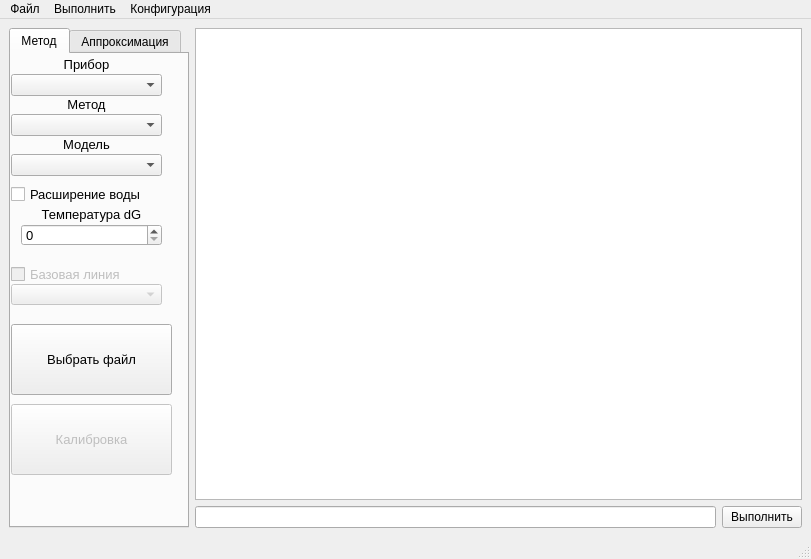
<?xml version="1.0" encoding="UTF-8"?>
<ui version="4.0">
 <class>MainWindow</class>
 <widget class="QMainWindow" name="MainWindow">
  <property name="geometry">
   <rect>
    <x>0</x>
    <y>0</y>
    <width>811</width>
    <height>559</height>
   </rect>
  </property>
  <property name="sizePolicy">
   <sizepolicy hsizetype="Preferred" vsizetype="Preferred">
    <horstretch>1</horstretch>
    <verstretch>1</verstretch>
   </sizepolicy>
  </property>
  <property name="windowTitle">
   <string>MainWindow</string>
  </property>
  <property name="styleSheet">
   <string notr="true"/>
  </property>
  <widget class="QWidget" name="centralwidget">
   <property name="sizePolicy">
    <sizepolicy hsizetype="Minimum" vsizetype="Minimum">
     <horstretch>0</horstretch>
     <verstretch>0</verstretch>
    </sizepolicy>
   </property>
   <property name="minimumSize">
    <size>
     <width>0</width>
     <height>480</height>
    </size>
   </property>
   <layout class="QHBoxLayout" name="horizontalLayout_3">
    <item>
     <layout class="QHBoxLayout" name="horizontalLayout">
      <property name="sizeConstraint">
       <enum>QLayout::SetNoConstraint</enum>
      </property>
      <item>
       <widget class="QTabWidget" name="tabWidget">
        <property name="sizePolicy">
         <sizepolicy hsizetype="Maximum" vsizetype="Preferred">
          <horstretch>0</horstretch>
          <verstretch>0</verstretch>
         </sizepolicy>
        </property>
        <property name="minimumSize">
         <size>
          <width>180</width>
          <height>0</height>
         </size>
        </property>
        <property name="currentIndex">
         <number>0</number>
        </property>
        <widget class="QWidget" name="Methods">
         <attribute name="title">
          <string>Метод</string>
         </attribute>
         <widget class="QLabel" name="label">
          <property name="geometry">
           <rect>
            <x>0</x>
            <y>0</y>
            <width>151</width>
            <height>21</height>
           </rect>
          </property>
          <property name="font">
           <font>
            <pointsize>10</pointsize>
           </font>
          </property>
          <property name="layoutDirection">
           <enum>Qt::LeftToRight</enum>
          </property>
          <property name="text">
           <string>Прибор</string>
          </property>
          <property name="alignment">
           <set>Qt::AlignCenter</set>
          </property>
         </widget>
         <widget class="QComboBox" name="pribor">
          <property name="geometry">
           <rect>
            <x>0</x>
            <y>20</y>
            <width>151</width>
            <height>22</height>
           </rect>
          </property>
         </widget>
         <widget class="QComboBox" name="method">
          <property name="geometry">
           <rect>
            <x>0</x>
            <y>60</y>
            <width>151</width>
            <height>22</height>
           </rect>
          </property>
         </widget>
         <widget class="QLabel" name="label_2">
          <property name="geometry">
           <rect>
            <x>0</x>
            <y>40</y>
            <width>151</width>
            <height>21</height>
           </rect>
          </property>
          <property name="font">
           <font>
            <pointsize>10</pointsize>
           </font>
          </property>
          <property name="layoutDirection">
           <enum>Qt::LeftToRight</enum>
          </property>
          <property name="text">
           <string>Метод</string>
          </property>
          <property name="alignment">
           <set>Qt::AlignCenter</set>
          </property>
         </widget>
         <widget class="QComboBox" name="model">
          <property name="geometry">
           <rect>
            <x>0</x>
            <y>100</y>
            <width>151</width>
            <height>22</height>
           </rect>
          </property>
         </widget>
         <widget class="QLabel" name="label_3">
          <property name="geometry">
           <rect>
            <x>0</x>
            <y>80</y>
            <width>151</width>
            <height>21</height>
           </rect>
          </property>
          <property name="font">
           <font>
            <pointsize>10</pointsize>
           </font>
          </property>
          <property name="layoutDirection">
           <enum>Qt::LeftToRight</enum>
          </property>
          <property name="text">
           <string>Модель</string>
          </property>
          <property name="alignment">
           <set>Qt::AlignCenter</set>
          </property>
         </widget>
         <widget class="QPushButton" name="change_file">
          <property name="geometry">
           <rect>
            <x>0</x>
            <y>270</y>
            <width>161</width>
            <height>71</height>
           </rect>
          </property>
          <property name="font">
           <font>
            <pointsize>10</pointsize>
           </font>
          </property>
          <property name="text">
           <string>Выбрать файл</string>
          </property>
         </widget>
         <widget class="QCheckBox" name="Water">
          <property name="geometry">
           <rect>
            <x>0</x>
            <y>130</y>
            <width>161</width>
            <height>21</height>
           </rect>
          </property>
          <property name="font">
           <font>
            <pointsize>10</pointsize>
           </font>
          </property>
          <property name="text">
           <string>Расширение воды</string>
          </property>
         </widget>
         <widget class="QLabel" name="label_4">
          <property name="geometry">
           <rect>
            <x>0</x>
            <y>150</y>
            <width>161</width>
            <height>21</height>
           </rect>
          </property>
          <property name="font">
           <font>
            <pointsize>10</pointsize>
           </font>
          </property>
          <property name="layoutDirection">
           <enum>Qt::LeftToRight</enum>
          </property>
          <property name="text">
           <string>Температура dG</string>
          </property>
          <property name="alignment">
           <set>Qt::AlignCenter</set>
          </property>
         </widget>
         <widget class="QSpinBox" name="dG_temp">
          <property name="geometry">
           <rect>
            <x>10</x>
            <y>170</y>
            <width>141</width>
            <height>22</height>
           </rect>
          </property>
          <property name="font">
           <font>
            <pointsize>10</pointsize>
           </font>
          </property>
         </widget>
         <widget class="QComboBox" name="Baseline_list">
          <property name="enabled">
           <bool>false</bool>
          </property>
          <property name="geometry">
           <rect>
            <x>0</x>
            <y>230</y>
            <width>151</width>
            <height>21</height>
           </rect>
          </property>
         </widget>
         <widget class="QCheckBox" name="Baseline_check">
          <property name="enabled">
           <bool>false</bool>
          </property>
          <property name="geometry">
           <rect>
            <x>0</x>
            <y>210</y>
            <width>161</width>
            <height>21</height>
           </rect>
          </property>
          <property name="font">
           <font>
            <pointsize>10</pointsize>
           </font>
          </property>
          <property name="text">
           <string>Базовая линия</string>
          </property>
         </widget>
         <widget class="QPushButton" name="Calibration">
          <property name="enabled">
           <bool>false</bool>
          </property>
          <property name="geometry">
           <rect>
            <x>0</x>
            <y>350</y>
            <width>161</width>
            <height>71</height>
           </rect>
          </property>
          <property name="font">
           <font>
            <pointsize>10</pointsize>
           </font>
          </property>
          <property name="text">
           <string>Калибровка</string>
          </property>
         </widget>
        </widget>
        <widget class="QWidget" name="Parametrs">
         <property name="font">
          <font>
           <pointsize>12</pointsize>
          </font>
         </property>
         <attribute name="title">
          <string>Аппроксимация</string>
         </attribute>
         <widget class="QPushButton" name="Calculation">
          <property name="geometry">
           <rect>
            <x>0</x>
            <y>410</y>
            <width>161</width>
            <height>61</height>
           </rect>
          </property>
          <property name="font">
           <font>
            <pointsize>10</pointsize>
           </font>
          </property>
          <property name="text">
           <string>Точно</string>
          </property>
         </widget>
         <widget class="QFrame" name="frame">
          <property name="geometry">
           <rect>
            <x>0</x>
            <y>0</y>
            <width>161</width>
            <height>331</height>
           </rect>
          </property>
          <property name="frameShape">
           <enum>QFrame::StyledPanel</enum>
          </property>
          <property name="frameShadow">
           <enum>QFrame::Raised</enum>
          </property>
          <widget class="QCheckBox" name="Entalpy">
           <property name="geometry">
            <rect>
             <x>0</x>
             <y>0</y>
             <width>161</width>
             <height>16</height>
            </rect>
           </property>
           <property name="font">
            <font>
             <pointsize>10</pointsize>
            </font>
           </property>
           <property name="text">
            <string>Энтальпия (dH)</string>
           </property>
          </widget>
          <widget class="QLineEdit" name="Entalpy_edit">
           <property name="geometry">
            <rect>
             <x>0</x>
             <y>20</y>
             <width>161</width>
             <height>21</height>
            </rect>
           </property>
           <property name="text">
            <string/>
           </property>
          </widget>
          <widget class="QLineEdit" name="Enthropy_edit">
           <property name="geometry">
            <rect>
             <x>0</x>
             <y>70</y>
             <width>161</width>
             <height>21</height>
            </rect>
           </property>
           <property name="text">
            <string/>
           </property>
          </widget>
          <widget class="QCheckBox" name="Enthropy">
           <property name="geometry">
            <rect>
             <x>0</x>
             <y>50</y>
             <width>161</width>
             <height>16</height>
            </rect>
           </property>
           <property name="font">
            <font>
             <pointsize>10</pointsize>
            </font>
           </property>
           <property name="text">
            <string>Энтропия (dS)</string>
           </property>
          </widget>
          <widget class="QLineEdit" name="Bss_edit">
           <property name="geometry">
            <rect>
             <x>0</x>
             <y>119</y>
             <width>161</width>
             <height>21</height>
            </rect>
           </property>
           <property name="text">
            <string/>
           </property>
          </widget>
          <widget class="QLineEdit" name="Css_edit">
           <property name="geometry">
            <rect>
             <x>0</x>
             <y>170</y>
             <width>161</width>
             <height>21</height>
            </rect>
           </property>
           <property name="text">
            <string/>
           </property>
          </widget>
          <widget class="QCheckBox" name="Bss">
           <property name="geometry">
            <rect>
             <x>0</x>
             <y>100</y>
             <width>81</width>
             <height>16</height>
            </rect>
           </property>
           <property name="font">
            <font>
             <pointsize>10</pointsize>
            </font>
           </property>
           <property name="text">
            <string>Bss</string>
           </property>
          </widget>
          <widget class="QCheckBox" name="Css">
           <property name="geometry">
            <rect>
             <x>0</x>
             <y>150</y>
             <width>81</width>
             <height>16</height>
            </rect>
           </property>
           <property name="font">
            <font>
             <pointsize>10</pointsize>
            </font>
           </property>
           <property name="text">
            <string>Css</string>
           </property>
          </widget>
          <widget class="QSpinBox" name="point_to_derivative">
           <property name="enabled">
            <bool>true</bool>
           </property>
           <property name="geometry">
            <rect>
             <x>0</x>
             <y>310</y>
             <width>161</width>
             <height>22</height>
            </rect>
           </property>
           <property name="wrapping">
            <bool>true</bool>
           </property>
           <property name="frame">
            <bool>true</bool>
           </property>
           <property name="readOnly">
            <bool>false</bool>
           </property>
           <property name="showGroupSeparator" stdset="0">
            <bool>true</bool>
           </property>
           <property name="minimum">
            <number>2</number>
           </property>
           <property name="maximum">
            <number>10</number>
           </property>
          </widget>
          <widget class="QCheckBox" name="Bds">
           <property name="geometry">
            <rect>
             <x>0</x>
             <y>200</y>
             <width>81</width>
             <height>16</height>
            </rect>
           </property>
           <property name="font">
            <font>
             <pointsize>10</pointsize>
            </font>
           </property>
           <property name="text">
            <string>Bds</string>
           </property>
          </widget>
          <widget class="QLineEdit" name="Cds_edit">
           <property name="geometry">
            <rect>
             <x>0</x>
             <y>270</y>
             <width>161</width>
             <height>21</height>
            </rect>
           </property>
           <property name="text">
            <string/>
           </property>
          </widget>
          <widget class="QCheckBox" name="Cds">
           <property name="geometry">
            <rect>
             <x>0</x>
             <y>250</y>
             <width>81</width>
             <height>16</height>
            </rect>
           </property>
           <property name="font">
            <font>
             <pointsize>10</pointsize>
            </font>
           </property>
           <property name="text">
            <string>Cds</string>
           </property>
          </widget>
          <widget class="QLineEdit" name="Bds_edit">
           <property name="geometry">
            <rect>
             <x>0</x>
             <y>220</y>
             <width>161</width>
             <height>21</height>
            </rect>
           </property>
           <property name="text">
            <string/>
           </property>
          </widget>
          <widget class="QLabel" name="label_5">
           <property name="geometry">
            <rect>
             <x>0</x>
             <y>290</y>
             <width>131</width>
             <height>21</height>
            </rect>
           </property>
           <property name="font">
            <font>
             <pointsize>10</pointsize>
            </font>
           </property>
           <property name="text">
            <string>Производная</string>
           </property>
          </widget>
         </widget>
         <widget class="QPushButton" name="Calculation_2">
          <property name="geometry">
           <rect>
            <x>0</x>
            <y>350</y>
            <width>161</width>
            <height>61</height>
           </rect>
          </property>
          <property name="font">
           <font>
            <pointsize>10</pointsize>
           </font>
          </property>
          <property name="text">
           <string>Примерно</string>
          </property>
         </widget>
        </widget>
       </widget>
      </item>
      <item>
       <layout class="QVBoxLayout" name="verticalLayout">
        <property name="sizeConstraint">
         <enum>QLayout::SetDefaultConstraint</enum>
        </property>
        <item>
         <widget class="QTableWidget" name="Table_calc">
          <property name="editTriggers">
           <set>QAbstractItemView::NoEditTriggers</set>
          </property>
          <property name="dragDropOverwriteMode">
           <bool>false</bool>
          </property>
          <property name="showGrid">
           <bool>true</bool>
          </property>
         </widget>
        </item>
        <item>
         <layout class="QHBoxLayout" name="horizontalLayout_2">
          <property name="sizeConstraint">
           <enum>QLayout::SetFixedSize</enum>
          </property>
          <item>
           <widget class="QLineEdit" name="CommandLine"/>
          </item>
          <item>
           <widget class="QPushButton" name="Run_Command">
            <property name="text">
             <string>Выполнить</string>
            </property>
           </widget>
          </item>
         </layout>
        </item>
       </layout>
      </item>
     </layout>
    </item>
   </layout>
  </widget>
  <widget class="QMenuBar" name="menubar">
   <property name="geometry">
    <rect>
     <x>0</x>
     <y>0</y>
     <width>811</width>
     <height>18</height>
    </rect>
   </property>
   <widget class="QMenu" name="menu">
    <property name="title">
     <string>Файл</string>
    </property>
    <widget class="QMenu" name="menu_5">
     <property name="title">
      <string>Сохранить как</string>
     </property>
     <widget class="QMenu" name="menu_2">
      <property name="enabled">
       <bool>false</bool>
      </property>
      <property name="title">
       <string>Данные без калибровки</string>
      </property>
      <addaction name="actionSimplexV2"/>
     </widget>
     <widget class="QMenu" name="menu_6">
      <property name="enabled">
       <bool>false</bool>
      </property>
      <property name="title">
       <string>Данные с калибровкой</string>
      </property>
      <addaction name="actionSimplexV1_2"/>
      <addaction name="actionSimplexV2_2"/>
     </widget>
     <addaction name="action_4"/>
     <addaction name="menu_2"/>
     <addaction name="menu_6"/>
    </widget>
    <addaction name="menu_5"/>
    <addaction name="save_parametrs"/>
    <addaction name="exit"/>
   </widget>
   <widget class="QMenu" name="menu_3">
    <property name="title">
     <string>Выполнить</string>
    </property>
    <addaction name="Graph"/>
   </widget>
   <widget class="QMenu" name="menu_4">
    <property name="enabled">
     <bool>true</bool>
    </property>
    <property name="title">
     <string>Конфигурация</string>
    </property>
    <addaction name="Config_Sample"/>
    <addaction name="Config_Name"/>
    <addaction name="Config_Concentration"/>
    <addaction name="Config_Start_temperature"/>
    <addaction name="Config_End_temperature"/>
    <addaction name="Config_Light"/>
    <addaction name="Config_Ramp"/>
    <addaction name="Config_dH"/>
    <addaction name="Config_Error_dH"/>
    <addaction name="Config_dS"/>
    <addaction name="Config_Error_dS"/>
    <addaction name="Config_Bss"/>
    <addaction name="Config_Css"/>
    <addaction name="Config_Bds"/>
    <addaction name="Config_Cds"/>
    <addaction name="Config_dG"/>
    <addaction name="Config_Tm"/>
    <addaction name="Config_CKO"/>
    <addaction name="review_table_button"/>
   </widget>
   <addaction name="menu"/>
   <addaction name="menu_3"/>
   <addaction name="menu_4"/>
  </widget>
  <widget class="QStatusBar" name="statusbar"/>
  <action name="exit">
   <property name="text">
    <string>Выход</string>
   </property>
  </action>
  <action name="actionCary_3500">
   <property name="text">
    <string>Cary_3500</string>
   </property>
  </action>
  <action name="action_4">
   <property name="enabled">
    <bool>false</bool>
   </property>
   <property name="text">
    <string>Таблицу</string>
   </property>
  </action>
  <action name="save_parametrs">
   <property name="text">
    <string>Сохранить конфигурацию</string>
   </property>
  </action>
  <action name="actionSample">
   <property name="text">
    <string>Sample</string>
   </property>
  </action>
  <action name="action123">
   <property name="text">
    <string>123</string>
   </property>
  </action>
  <action name="Config_Sample">
   <property name="checkable">
    <bool>true</bool>
   </property>
   <property name="checked">
    <bool>false</bool>
   </property>
   <property name="text">
    <string>Sample</string>
   </property>
  </action>
  <action name="Config_Name">
   <property name="checkable">
    <bool>true</bool>
   </property>
   <property name="text">
    <string>Name</string>
   </property>
  </action>
  <action name="Config_Concentration">
   <property name="checkable">
    <bool>true</bool>
   </property>
   <property name="text">
    <string>Concentration</string>
   </property>
  </action>
  <action name="Config_Start_temperature">
   <property name="checkable">
    <bool>true</bool>
   </property>
   <property name="text">
    <string>Start temperature</string>
   </property>
  </action>
  <action name="Config_End_temperature">
   <property name="checkable">
    <bool>true</bool>
   </property>
   <property name="text">
    <string>End temperature</string>
   </property>
  </action>
  <action name="Config_Light">
   <property name="checkable">
    <bool>true</bool>
   </property>
   <property name="text">
    <string>Light</string>
   </property>
  </action>
  <action name="Config_Ramp">
   <property name="checkable">
    <bool>true</bool>
   </property>
   <property name="text">
    <string>Ramp</string>
   </property>
  </action>
  <action name="Config_dH">
   <property name="checkable">
    <bool>true</bool>
   </property>
   <property name="text">
    <string>dH</string>
   </property>
  </action>
  <action name="Config_Error_dH">
   <property name="checkable">
    <bool>true</bool>
   </property>
   <property name="text">
    <string>Error dH</string>
   </property>
  </action>
  <action name="Config_dS">
   <property name="checkable">
    <bool>true</bool>
   </property>
   <property name="text">
    <string>dS</string>
   </property>
  </action>
  <action name="Config_Error_dS">
   <property name="checkable">
    <bool>true</bool>
   </property>
   <property name="text">
    <string>Error dS</string>
   </property>
  </action>
  <action name="Config_Bss">
   <property name="checkable">
    <bool>true</bool>
   </property>
   <property name="text">
    <string>Bss</string>
   </property>
  </action>
  <action name="Config_Css">
   <property name="checkable">
    <bool>true</bool>
   </property>
   <property name="text">
    <string>Css</string>
   </property>
  </action>
  <action name="Config_Bds">
   <property name="checkable">
    <bool>true</bool>
   </property>
   <property name="text">
    <string>Bds</string>
   </property>
  </action>
  <action name="Config_Cds">
   <property name="checkable">
    <bool>true</bool>
   </property>
   <property name="text">
    <string>Cds</string>
   </property>
  </action>
  <action name="Config_dG">
   <property name="checkable">
    <bool>true</bool>
   </property>
   <property name="text">
    <string>dG</string>
   </property>
  </action>
  <action name="Config_Tm">
   <property name="checkable">
    <bool>true</bool>
   </property>
   <property name="text">
    <string>Tm</string>
   </property>
  </action>
  <action name="Config_CKO">
   <property name="checkable">
    <bool>true</bool>
   </property>
   <property name="text">
    <string>CKO</string>
   </property>
  </action>
  <action name="Graph">
   <property name="text">
    <string>График</string>
   </property>
  </action>
  <action name="actionSimplexV1">
   <property name="text">
    <string>SimplexV1</string>
   </property>
  </action>
  <action name="actionSimplexV2">
   <property name="text">
    <string>SimplexV2</string>
   </property>
  </action>
  <action name="actionSimplexV1_2">
   <property name="text">
    <string>SimplexV1</string>
   </property>
  </action>
  <action name="actionSimplexV2_2">
   <property name="text">
    <string>SimplexV2</string>
   </property>
  </action>
  <action name="actionSimplexV1_3">
   <property name="text">
    <string>SimplexV1</string>
   </property>
  </action>
  <action name="actionSimplexV2_3">
   <property name="text">
    <string>SimplexV2</string>
   </property>
  </action>
  <action name="review_table_button">
   <property name="enabled">
    <bool>false</bool>
   </property>
   <property name="text">
    <string>Перерисовать таблицу</string>
   </property>
  </action>
 </widget>
 <resources/>
 <connections/>
</ui>
